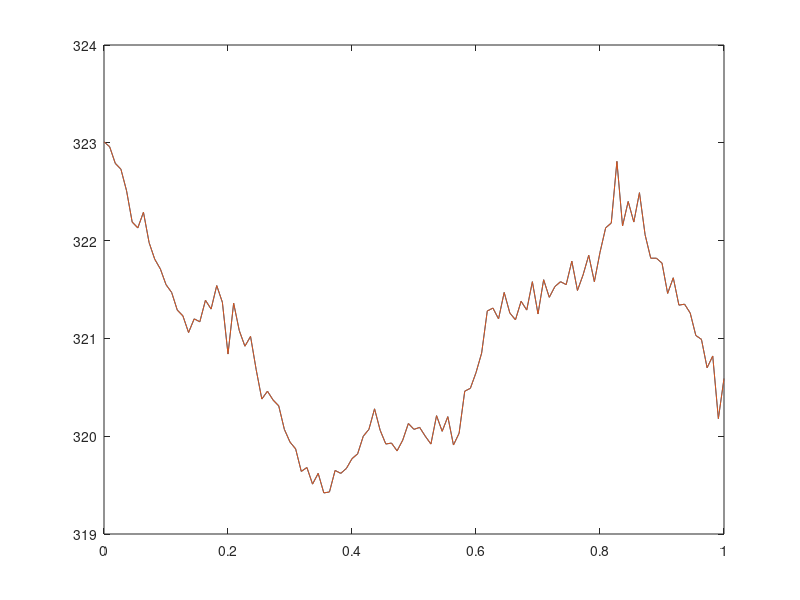

Write the MATLAB code that produced this figure. (Note: this script raises an error after producing the figure.)
% Made by: 
% Sven Geboers 4439686
% Casper Spronk 4369475
%% Setup
clc
clear all
D1sven = 6;
D2sven = 8;
D3sven = 6;
D1casper = 4;
D2casper = 7;
D3casper = 5;
E1 = D1sven + D1casper;
E2 = D2sven + D2casper;
E3 = D3sven + D3casper;
%% Read CSV
measurements = csvread('measurements.csv',1,1);
Qin = measurements(:,1);
Qout = measurements(:,2);
T = measurements(:,3);
Tamb = measurements(:,4);
%% Question 1
dt = 3600;
%B = [-a2 a2];
%A = -a1;
%ck = Tamb * a1;
f1 = 0;
f2 = 0;
h1 = 0;
h2 = 0;
h3 = 0;
h4 = 0;
for i = 1:(101 + E1)
    f1 = f1 + -2*dt*(T(i))^2+2*T(i+1)*dt*T(i)+2*T(i)*Tamb(i)*dt-2*T(i+1)*dt*Tamb(i);
    f2 = f2 + (2*(Qin(i)-Qout(i))*dt*T(i)-2*dt*T(i+1)*(Qin(i)-Qout(i)));
    h1 = h1 + ((T(i)^2)*dt^2+(Tamb(i)*dt)^2-2*Tamb(i)*T(i)^2*dt^2)*2;
    h2 = h2 + (-2*T(i)*dt^2*(Qin(i)-Qout(i))+2*(Qin(i)-Qout(i))*dt^2*Tamb(i))*2;
    h3 = 0;
    h4 = h4 + (dt^2*((Qout(i)^2) + (Qin(i)^2) - 2 * Qout(i) * Qin(i)))*2;
end

H = [h1 h2; h3 h4];
H = (H+H')/2;
f = [f1; f2];

a = quadprog(H,f);
Tnew = [];


for i = 1:(101 + E1)
    Thold = (-a(1) * T(i) - a(2) * Qout(i) + a(2) * Qin(i) + Tamb(i) * a(1)) * dt + T(i);
    Tnew = [Tnew; Thold];
end

x = linspace(0,1,111);
y = linspace(0,1,101 + E1);
plot(x,Tnew,x,T(1:111))


%% Question 3
dt = 3600;
heatDemand = csvread('heatDemand.csv',1,1);
inputPrices = csvread('inputPrices.csv',1,1);
N = 360;
QinMax = (100 + E2) * 10^3;         % [W]
Ttank = 330 + E3;                   % [K]
Tamb = 275 + E1;                    % [K]   
Tmin = 315;                         % [K]
a1 = 1.96 * 10^-7;
a2 = 3.80 * 10^-9;
correctPriceVar = 3600 * 10^6;
inputPrices = inputPrices / correctPriceVar;

f = [inputPrices(1:N,1)*dt; zeros(N+1,1)];
A = [zeros(N,N+1) -eye(N,N);
    eye(N,N) zeros(N,N+1);
    -eye(N,N) zeros(N,N+1)];
b = [-Tmin*ones(N,1); QinMax*ones(N,1); zeros(N,1)];

partSquareMatrixAeq = (a1 * dt - 1) * eye(N,N + 1);
for i = 1:N
    partSquareMatrixAeq(i,i+1) = 1;
end
partSquareMatrixAeq(1,1) = 0;

Aeq = [-eye(N)*a2*dt partSquareMatrixAeq];

beq = [-a2*heatDemand(1)*dt+a1*Tamb*dt+(1-a1*dt)*Ttank];

for i = 2:N
   beq(i,1) = -a2 * heatDemand(i,1) * dt + a1 * Tamb * dt;
end

%lb = zeros(1,2*N+1);
%ub = [ones(1,N)*QinMax Inf*ones(1,N+1)];
solution3 = linprog(f,A,b,Aeq,beq);

totalCost3 = 0;
for i = 1:N
    if size(solution3) ~= 0
        totalCost3 = totalCost3 + solution3(i,1) * inputPrices(i,1) * 3600;
    end
end


disp("the total cost of keeping the temperature to the minimum is equal to " + totalCost3 + " euros");


%% Question 4
Tmax = 368;                             % [K]
totalCost4 = 0;                         % [euro]
meanSquareErrorCost = 0.1 + E2/10;      % [euro/K^2]
Tref = 323;                             % [K]   

f = [inputPrices(1:N,1)*dt; zeros(N-1,1); -2*Tref*meanSquareErrorCost; zeros(1,1)];

H = [zeros(2*N+1,2*N+1)];
H(2*N,2*N) = 2*meanSquareErrorCost;

A = [zeros(N,N+1) -eye(N,N);
    eye(N,N) zeros(N,N+1);
    -eye(N,N) zeros(N,N+1);
    zeros(N,N+1) eye(N,N)];

b = [-Tmin*ones(N,1);
    QinMax*ones(N,1);
    zeros(N,1); 
    Tmax*ones(N,1)];

solution4 = quadprog(H,f,A,b,Aeq,beq);

for i = 1:N
    if size(solution4) ~= 0
        totalCost4 = totalCost4 + solution4(i,1) * inputPrices(i,1) * 3600;
    end
end

if size(solution4) ~= 0
    totalCost4 = totalCost4 + (solution4(end-1) - Tref)^2 * meanSquareErrorCost;
end
terminalCost = (solution4(end-1) - Tref)^2 * meanSquareErrorCost;
disp("the total cost of keeping the temperature to the minimum is equal to " + totalCost4 + " euros");
disp("the terminal cost is equal to " + terminalCost + " euros");



